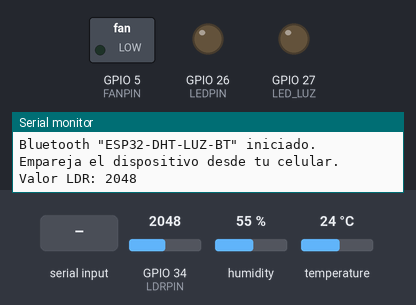
The sketch below on a simulated ESP32. On the bench: switched loads named in the sketch (green lamp = pin HIGH), output pins drawn as LEDs (lit = HIGH), the last lines printed to the serial monitor. The inputs (shaded band) are chosen by the test bench; at power-on: temperature 24 °C, GPIO 34 (LDRPIN) = 2048, humidity 55 %. Nothing arrives over Bluetooth unless stated.

Above: at 1.2 s.
1.3 s: "A" received over the second serial link
At 2.5 s:
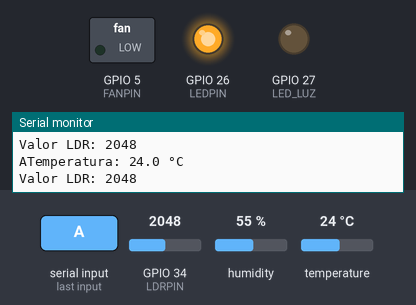
2.8 s: temperature set to 27 °C
At 7.2 s:
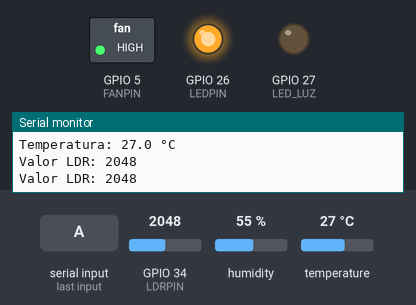
7.5 s: GPIO 34 (LDRPIN) set to 209
9.2 s: GPIO 34 (LDRPIN) set to 192
At 11.2 s:
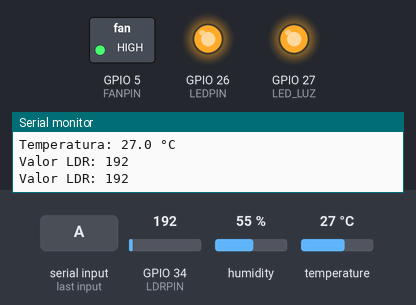
11.5 s: "B" received over the second serial link
At 11.6 s:
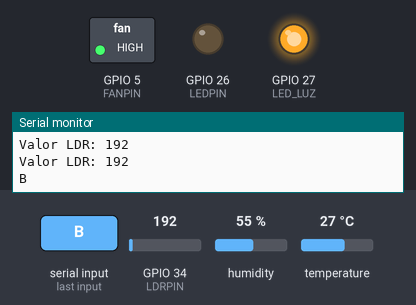
13.2 s: temperature set to 12 °C
At 14.5 s:
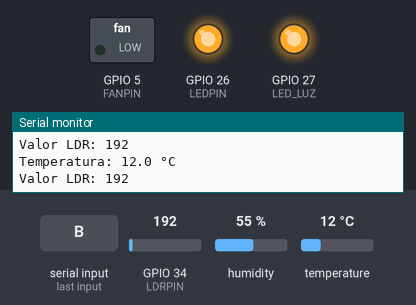
Timing chart, 0 to 16.2 s (numbered marks = the images above; inputs shaded):
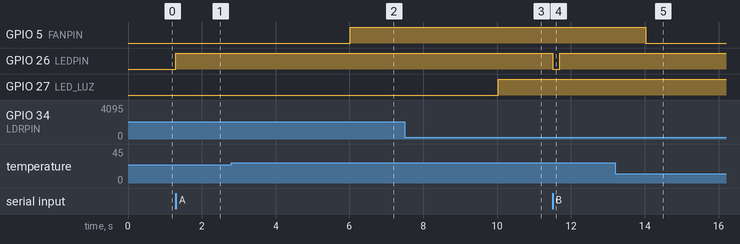

Measured:
- the behaviour switches between 25 and 26 °C on temperature (found by bisection; images 1 and 2)
- the behaviour switches between 201 and 200 on GPIO 34 (LDRPIN) (found by bisection; images 2 and 3)
- after the input at 1.3 s, GPIO 26 (LEDPIN): LOW → HIGH at once
- after the input at 2.8 s, GPIO 5 (FANPIN): LOW → HIGH after 3.2 s
- after the input at 9.2 s, GPIO 27 (LED_LUZ): LOW → HIGH after 0.83 s
- after the input at 11.5 s, GPIO 26 (LEDPIN): HIGH → LOW at once, → HIGH 0.20 s later
- after the input at 13.2 s, GPIO 5 (FANPIN): HIGH → LOW after 0.82 s

The sketch:

codigo_corrompido_por_Ultrasonido_Se_Puede_Arreglar_.ino
```cpp
#include "BluetoothSerial.h"
#include "DHT.h"
#include <Ticker.h>

#define DHTPIN 4
#define DHTTYPE DHT11
#define FANPIN 5
#define LEDPIN 26       // LED controlado por Bluetooth
#define LDRPIN 34       // Entrada analógica del LDR (pin ADC)
#define LED_LUZ 27      // LED controlado por el LDR

BluetoothSerial SerialBT;
DHT dht(DHTPIN, DHTTYPE);

// Timers
Ticker tickerDHT;
Ticker tickerLuz;

// Variables
volatile bool leerTemperatura = false;
volatile bool leerLuz = false;

String device_name = "ESP32-DHT-LUZ-BT";

// --- Funciones de los timers ---
void activarLecturaDHT() { leerTemperatura = true; }
void activarLecturaLuz() { leerLuz = true; }

void setup() {
  Serial.begin(115200);
  SerialBT.begin(device_name);
  dht.begin();

  pinMode(FANPIN, OUTPUT);
  pinMode(LEDPIN, OUTPUT);
  pinMode(LED_LUZ, OUTPUT);
  pinMode(LDRPIN, INPUT);

  Serial.printf("Bluetooth \"%s\" iniciado.\nEmpareja el dispositivo desde tu celular.\n", device_name.c_str());

  // Timers
  tickerDHT.attach(2, activarLecturaDHT);  // cada 2 s lee DHT
  tickerLuz.attach(1, activarLecturaLuz);  // cada 1 s lee LDR
}

void loop() {
  // Bluetooth
  if (SerialBT.available()) {
    char c = SerialBT.read();
    Serial.write(c);

    switch (c) {
      case 'A': // Encender LED manualmente
        digitalWrite(LEDPIN, HIGH);
        SerialBT.println("LED encendido manualmente.");
        break;

      case 'B': // Parpadear LED
        digitalWrite(LEDPIN, LOW);
        delay(200);
        digitalWrite(LEDPIN, HIGH);
        SerialBT.println("LED parpadeó.");
        break;

      case 'C': // Apagar LED manualmente
        digitalWrite(LEDPIN, LOW);
        SerialBT.println("LED apagado manualmente.");
        break;
    }
  }

  // Lectura DHT
  if (leerTemperatura) {
    leerTemperatura = false;
    float t = dht.readTemperature();

    if (isnan(t)) {
      Serial.println("Error al leer el sensor DHT!");
      SerialBT.println("Error al leer el sensor DHT!");
    } else {
      // Control ventilador
      if (t > 25)
        digitalWrite(FANPIN, HIGH);
      else
        digitalWrite(FANPIN, LOW);

      Serial.printf("Temperatura: %.1f °C\n", t);
      SerialBT.printf("Temperatura: %.1f °C\n", t);
    }
  }

  //  Lectura LDR
  if (leerLuz) {
    leerLuz = false;
    int valorLuz = analogRead(LDRPIN);

    Serial.print("Valor LDR: ");
    Serial.println(valorLuz);
    SerialBT.printf("Luz: %d\n", valorLuz);

    // Ajustá el umbral según la iluminación de tu ambiente
    if (valorLuz > 200) {  // mucha luz → apaga LED
      digitalWrite(LED_LUZ, LOW);
    } else {                // poca luz → enciende LED
      digitalWrite(LED_LUZ, HIGH);
    }
  }
}
```
